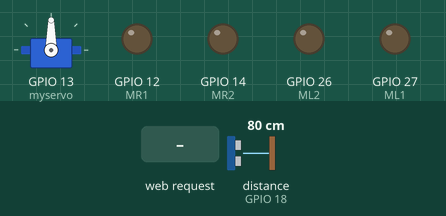
A sketch run on a simulated ESP32. Parts: servo, output pins drawn as LEDs (lit = HIGH). The inputs (shaded band) are chosen by the test bench; at power-on: distance to the obstacle (sensor on GPIO 18) 80 cm. The echo pulse lasts 58.3 µs per cm; WiFi joins after 1.5 s; servers stay silent unless stated; pins used as bus, display or sensor lines are not drawn; what the sketch prints to the serial monitor is not drawn.

Above: at 2.7 s.
2.8 s: HTTP request GET /C received
At 3.4 s:
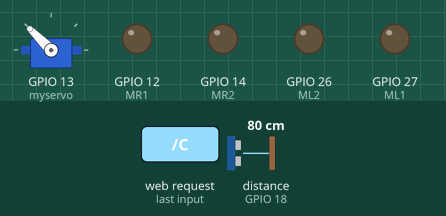
4.3 s: HTTP request GET /D received
At 5.5 s:
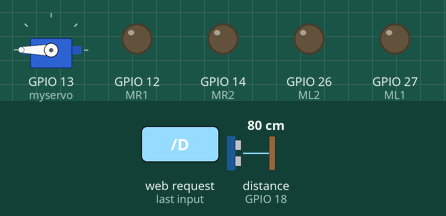
5.8 s: HTTP request GET /R received
Timing chart, 0 to 8.8 s (numbered marks = the images above; inputs shaded):
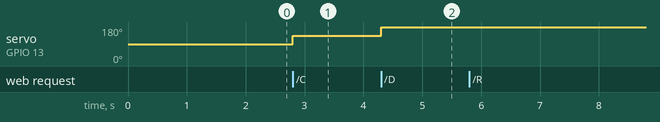

Measured:
- after the input at 2.8 s, servo on GPIO 13 (myservo): 90° → 135° at once
- after the input at 4.3 s, servo on GPIO 13 (myservo): 135° → 180° at once

The sketch:

Batch_5_code_ESP32.ino
```cpp
const int MR1 = 12;
const int MR2 = 14;
const int ML1 = 27;
const int ML2 = 26;
const int trigPin = 5;
const int echoPin = 18;
#define SOUND_SPEED 0.034
long duration;
float distanceCm;
#include <Servo.h>
#include <WiFi.h>

const char* ssid     = "Nani";
const char* password = "nani18101";
Servo myservo;
WiFiServer server(80);

void setup()
{
    Serial.begin(115200);
    pinMode(5, OUTPUT);
    pinMode(MR1, OUTPUT);
  pinMode(MR2, OUTPUT);
  myservo.attach(13);
  pinMode(ML1, OUTPUT);
  pinMode(ML2, OUTPUT);
  pinMode(trigPin, OUTPUT); // Sets the trigPin as an Output
  pinMode(echoPin, INPUT);
    // set the LED pin mode

    delay(10);

    // We start by connecting to a WiFi network

    Serial.println();
    Serial.println();
    Serial.print("Connecting to ");
    Serial.println(ssid);

    WiFi.begin(ssid, password);

    while (WiFi.status() != WL_CONNECTED) {
        delay(500);
        Serial.print(".");
    }

    Serial.println("");
    Serial.println("WiFi connected.");
    Serial.println("IP address: ");
    Serial.println(WiFi.localIP());

    server.begin();

}

int value = 0;

void loop(){
 WiFiClient client = server.available();   // listen for incoming clients

  if (client) {                             // if you get a client,
    Serial.println("New Client.");           // print a message out the serial port
    String currentLine = "";                // make a String to hold incoming data from the client
    while (client.connected()) {            // loop while the client's connected
      if (client.available()) {             // if there's bytes to read from the client,
        char c = client.read();             // read a byte, then
        Serial.write(c);                    // print it out the serial monitor
        if (c == '\n') {                    // if the byte is a newline character

          // if the current line is blank, you got two newline characters in a row.
          // that's the end of the client HTTP request, so send a response:
          if (currentLine.length() == 0) {
            // HTTP headers always start with a response code (e.g. HTTP/1.1 200 OK)
            // and a content-type so the client knows what's coming, then a blank line:
            client.println("HTTP/1.1 200 OK");
            client.println("Content-type:text/html");
            client.println();

            // the content of the HTTP response follows the header:
            client.print("<pre><br><br><br><br><br><br>"
"                    <button><a href=\"/B\">Forward</a></button><br><br>"
"          <button><a href=\"/L\">Left</a></button>      <button><a href=\"/S\">Stop</a></button>       <button><a href=\"/R\">Right</a></button><br><br>"
"                   <button><a href=\"/F\">Backward</a></button><br></pre>");
            client.print("<button><a href=\"/C\">Current</a></button>");
            client.print("<button><a href=\"/E\">Down</a></button>");
            client.print("<button><a href=\"/D\">Up</a></button>");
            // The HTTP response ends with another blank line:
            client.println();
            // break out of the while loop:
            break;
          } else
          {    // if you got a newline, then clear currentLine:
            currentLine = "";
          }
        } else if (c != '\r')
        {  // if you got anything else but a carriage return character,
          currentLine += c;      // add it to the end of the currentLine
        }

        if (currentLine.endsWith("GET /R")) {
           digitalWrite(MR1,LOW);
      digitalWrite(MR2,HIGH);
      digitalWrite(ML1,LOW);
      digitalWrite(ML2,HIGH);               // GET /H turns the LED on
        }
        if (currentLine.endsWith("GET /L")) {
          digitalWrite(MR1,HIGH);
      digitalWrite(MR2,LOW);
      digitalWrite(ML1,HIGH);
      digitalWrite(ML2,LOW);               // GET /L turns the LED off
        }
        if (currentLine.endsWith("GET /F")) {
           digitalWrite(MR1,HIGH);//MOVE FRONT
      digitalWrite(MR2,LOW); //MOVE BACK
      //LEFT MOTOR
      digitalWrite(ML1,LOW);//MOVE BACK
      digitalWrite(ML2,HIGH);//MOVE FRONT
      }
      if (currentLine.endsWith("GET /B")) {
          digitalWrite(MR1,LOW);
      digitalWrite(MR2,HIGH);
      digitalWrite(ML1,HIGH);
      digitalWrite(ML2,LOW);
      }
      if (currentLine.endsWith("GET /S"))
      {
          digitalWrite(MR1,LOW);
          digitalWrite(MR2,LOW);
          digitalWrite(ML1,LOW);
          digitalWrite(ML2,LOW);
      }
      //current=135
      //down=180
      //up=90
      //too up=0
      if (currentLine.endsWith("GET /C"))
      {
           myservo.write(135);
      }
      if (currentLine.endsWith("GET /D"))
      {
           myservo.write(180);
      }
      if (currentLine.endsWith("GET /E"))
      {
           myservo.write(90);
           digitalWrite(35,HIGH);
      }
      }
    }
    // close the connection:
    client.stop();
    Serial.println("Client Disconnected.");

    digitalWrite(trigPin, LOW);
    delayMicroseconds(2);
    digitalWrite(trigPin, HIGH);
    delayMicroseconds(10);
    digitalWrite(trigPin, LOW);
    duration = pulseIn(echoPin, HIGH);
    distanceCm = duration * SOUND_SPEED/2;
    Serial.print("Distance (cm): ");
    Serial.println(distanceCm);
    if(distanceCm>=10)
    {
          digitalWrite(MR1,LOW);
          digitalWrite(MR2,LOW);
          digitalWrite(ML1,LOW);
          digitalWrite(ML2,LOW);
    }
    }
  }
```
